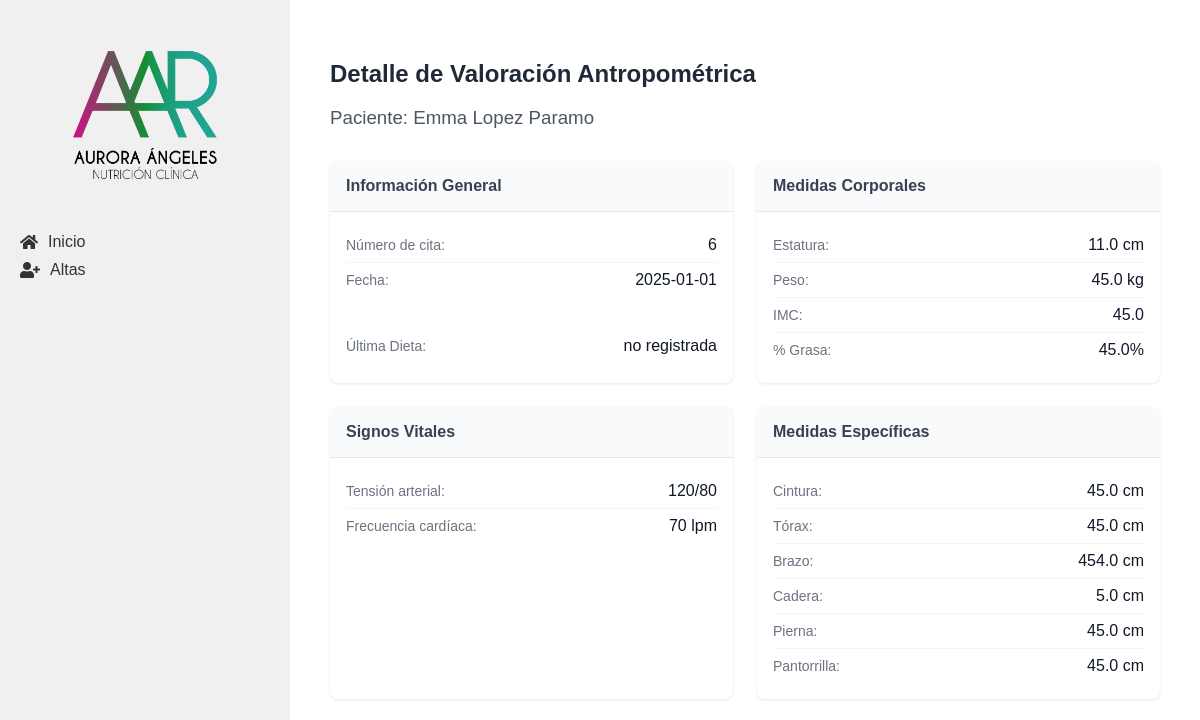
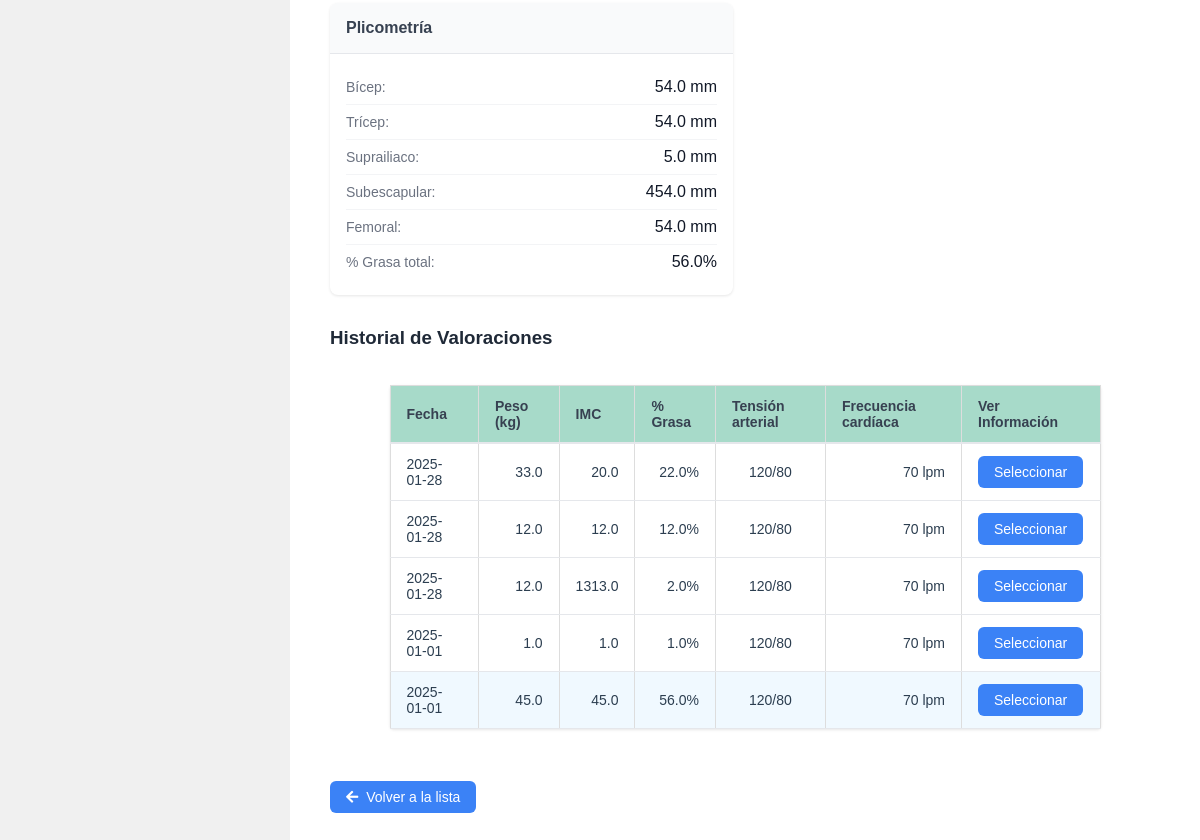
The app's page /valoraciones/8, older data (2 pictures, top to bottom).
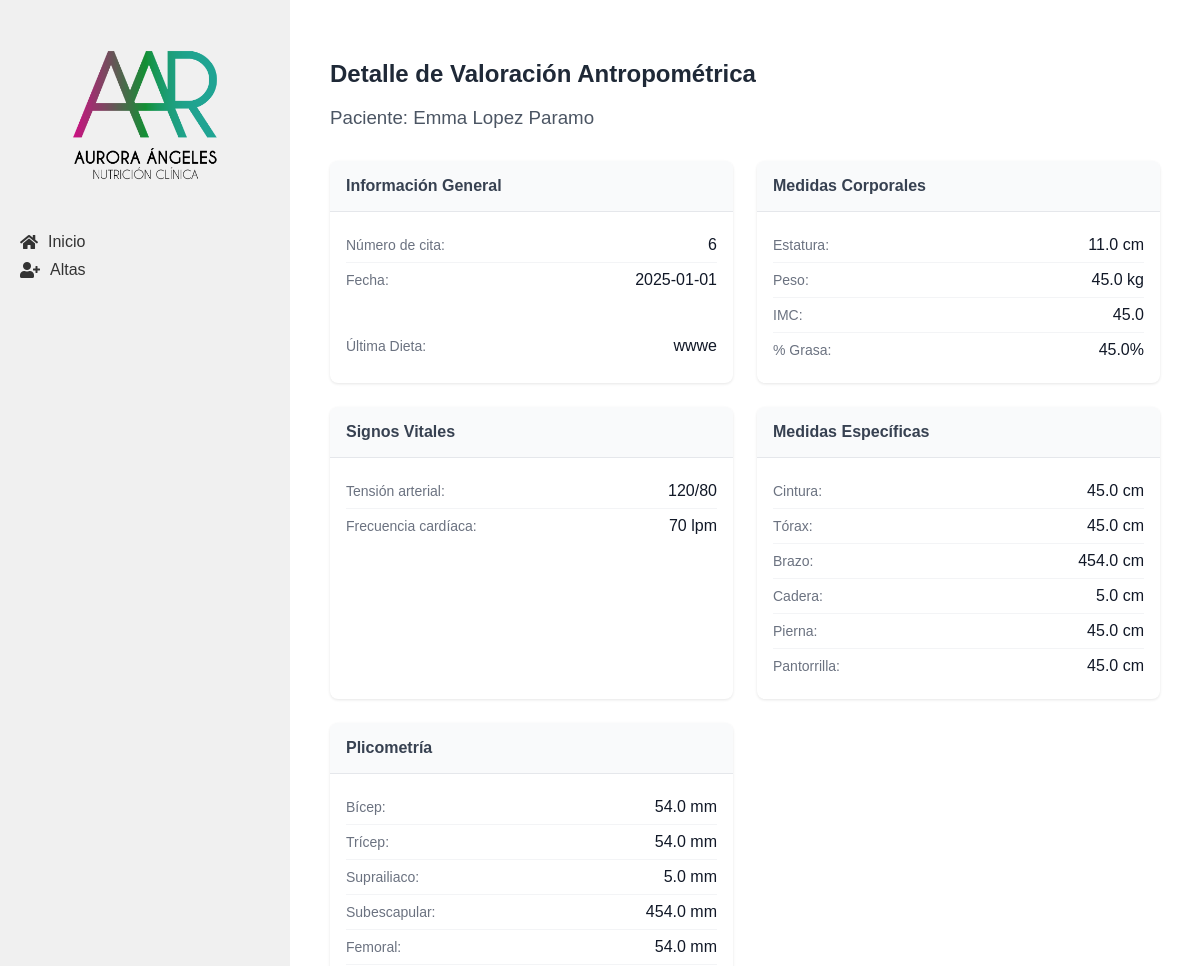
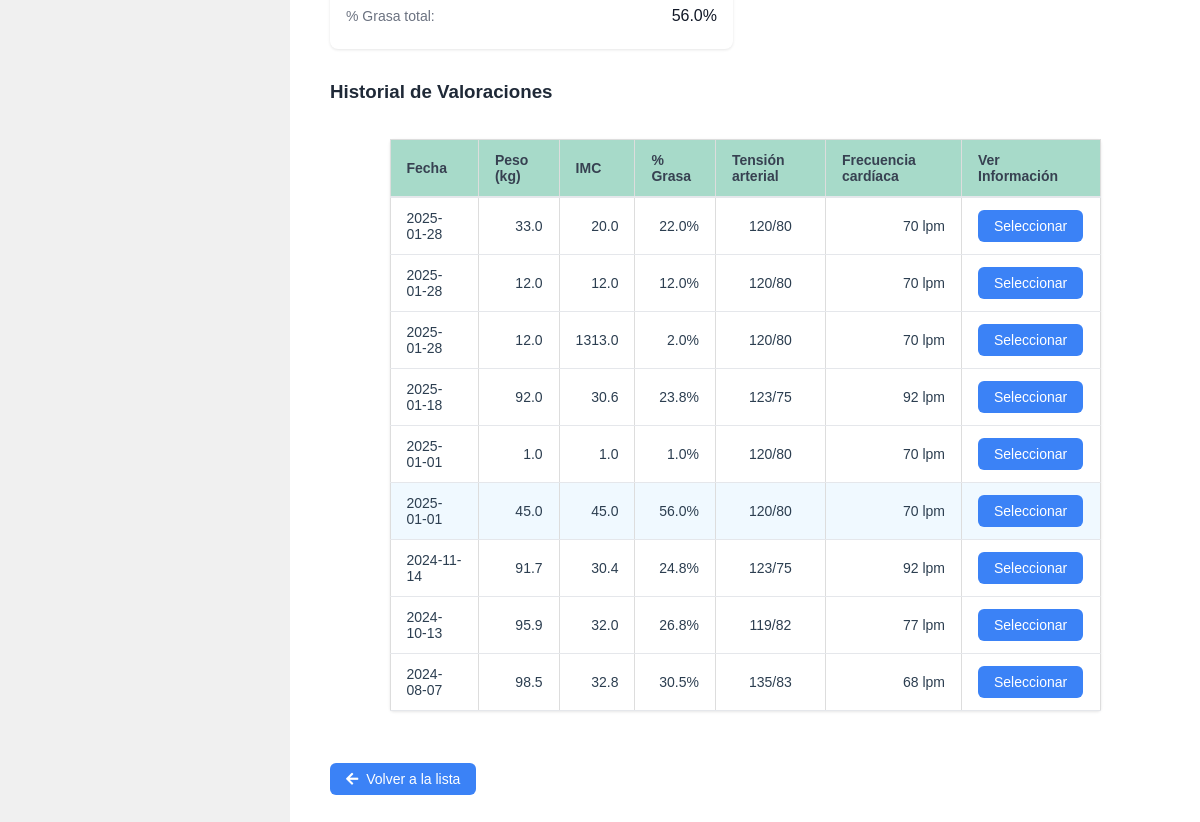
The same page, newer data (2 pictures, top to bottom).
### tables this page shows
CREATE TABLE "valoracion_antropometrica" (
    id INTEGER PRIMARY KEY AUTOINCREMENT,
    paciente_id INTEGER NOT NULL,
    numero_cita INTEGER NOT NULL,
    fecha DATE NOT NULL,
    estatura FLOAT NOT NULL,
    peso FLOAT NOT NULL,
    imc FLOAT NOT NULL,
    grasa FLOAT NOT NULL,
    cintura FLOAT NOT NULL,
    torax FLOAT NOT NULL,
    brazo FLOAT NOT NULL,
    cadera FLOAT NOT NULL,
    pierna FLOAT NOT NULL,
    pantorrilla FLOAT NOT NULL,
    tension_arterial TEXT NOT NULL,
    frecuencia_cardiaca INTEGER NOT NULL,
    bicep FLOAT NOT NULL,
    tricep FLOAT NOT NULL,
    suprailiaco FLOAT NOT NULL,
    subescapular FLOAT NOT NULL,
    femoral FLOAT,
    porcentaje_grasa FLOAT NOT NULL,
    ultima_dieta TEXT,
    FOREIGN KEY (paciente_id) REFERENCES pacientes (id)
);

### app/controllers/valoracion_antropometrica.py (the view)
@valoracion.route('/valoraciones/<int:valoracion_id>')
def detalle_valoracion(valoracion_id):
    valoracion = ValoracionAntropometrica.obtener_por_id(valoracion_id)
    if not valoracion:
        flash('Valoración no encontrada', 'error')
        return redirect(url_for('valoracion.todas_valoraciones'))
    paciente = Paciente.obtener_por_id(valoracion['paciente_id'])
    historial_valoraciones = ValoracionAntropometrica.obtener_por_paciente(valoracion['paciente_id'])
    return render_template('detalle_valoracion.html',
                            valoracion=valoracion,
                            paciente=paciente,
                            historial_valoraciones=historial_valoraciones)

### app/db.py (called while the page is built)
def get_db():
    if 'db' not in g:
        g.db = sqlite3.connect(
            'pacientes.db',
            detect_types=sqlite3.PARSE_DECLTYPES
        )
        g.db.row_factory = sqlite3.Row
    return g.db

def query_db(query, args=(), one=False):
    cur = get_db().execute(query, args)
    rv = cur.fetchall()
    cur.close()
    return (rv[0] if rv else None) if one else rv

### app/models/paciente.py (called while the page is built)
    @staticmethod
    def obtener_por_id(id):
        return query_db('SELECT * FROM pacientes WHERE id = ?', [id], one=True)

### app/models/valoracion_antropometrica.py (called while the page is built)
    @staticmethod
    def obtener_por_paciente(paciente_id):
        return query_db('''
            SELECT * FROM valoracion_antropometrica
            WHERE paciente_id = ?
            ORDER BY fecha DESC
        ''', [paciente_id])

    @staticmethod
    def obtener_por_id(valoracion_id):
        return query_db('SELECT * FROM valoracion_antropometrica WHERE id = ?', [valoracion_id], one=True)

### app/templates/detalle_valoracion.html (shortened to what the changed rows need)
{% extends "base.html" %}
{% block content %}
<div class="valoracion-container">
    <header class="valoracion-header">
        <h2>Detalle de Valoración Antropométrica</h2>
    </header>
    <div class="valoracion-grid">
        <div class="valoracion-card">
            <div class="valoracion-card__content">
                <div class="data-item">
                    <span class="data-label">Número de cita:</span>
                    <span class="data-value">{{ valoracion['numero_cita'] }}</span>
                </div>
                <div class="data-item">
                    <span class="data-label">Fecha:</span>
                    <span class="data-value">{{ valoracion['fecha'] }}</span>
                </div>
            </div>
            <div class="valoracion-card__content">
                <div class="data-item">
                    <span class="data-label">Última Dieta:</span>
                    <span class="data-value">{{ valoracion['ultima_dieta'] or 'No registrada' }}</span>
                </div>
            </div>
        </div>
        <div class="valoracion-card">
            <div class="valoracion-card__content">
                <div class="data-item">
                    <span class="data-label">Estatura:</span>
                    <span class="data-value">{{ valoracion['estatura'] }} cm</span>
                </div>
                <div class="data-item">
                    <span class="data-label">Peso:</span>
                    <span class="data-value">{{ valoracion['peso'] }} kg</span>
                </div>
                <div class="data-item">
                    <span class="data-label">IMC:</span>
                    <span class="data-value">{{ valoracion['imc'] }}</span>
                </div>
                <div class="data-item">
                    <span class="data-label">% Grasa:</span>
                    <span class="data-value">{{ valoracion['grasa'] }}%</span>
                </div>
            </div>
        </div>
        <div class="valoracion-card">
            <div class="valoracion-card__content">
                <div class="data-item">
                    <span class="data-label">Tensión arterial:</span>
                    <span class="data-value">{{ valoracion['tension_arterial'] }}</span>
                </div>
                <div class="data-item">
                    <span class="data-label">Frecuencia cardíaca:</span>
                    <span class="data-value">{{ valoracion['frecuencia_cardiaca'] }} lpm</span>
                </div>
            </div>
        </div>
        <div class="valoracion-card">
            <div class="valoracion-card__content">
                <div class="data-item">
                    <span class="data-label">Cintura:</span>
                    <span class="data-value">{{ valoracion['cintura'] }} cm</span>
                </div>
                <div class="data-item">
                    <span class="data-label">Tórax:</span>
                    <span class="data-value">{{ valoracion['torax'] }} cm</span>
                </div>
                <div class="data-item">
                    <span class="data-label">Brazo:</span>
                    <span class="data-value">{{ valoracion['brazo'] }} cm</span>
                </div>
                <div class="data-item">
                    <span class="data-label">Cadera:</span>
                    <span class="data-value">{{ valoracion['cadera'] }} cm</span>
                </div>
                <div class="data-item">
                    <span class="data-label">Pierna:</span>
                    <span class="data-value">{{ valoracion['pierna'] }} cm</span>
                </div>
                <div class="data-item">
                    <span class="data-label">Pantorrilla:</span>
                    <span class="data-value">{{ valoracion['pantorrilla'] }} cm</span>
                </div>
            </div>
        </div>
        <div class="valoracion-card">
            <div class="valoracion-card__content">
                <div class="data-item">
                    <span class="data-label">Bícep:</span>
                    <span class="data-value">{{ valoracion['bicep'] }} mm</span>
                </div>
                <div class="data-item">
                    <span class="data-label">Trícep:</span>
                    <span class="data-value">{{ valoracion['tricep'] }} mm</span>
                </div>
                <div class="data-item">
                    <span class="data-label">Suprailiaco:</span>
                    <span class="data-value">{{ valoracion['suprailiaco'] }} mm</span>
                </div>
                <div class="data-item">
                    <span class="data-label">Subescapular:</span>
                    <span class="data-value">{{ valoracion['subescapular'] }} mm</span>
                </div>
                {% if valoracion['femoral'] %}
                <div class="data-item">
                    <span class="data-label">Femoral:</span>
                    <span class="data-value">{{ valoracion['femoral'] }} mm</span>
                </div>
                {% endif %}
                <div class="data-item">
                    <span class="data-label">% Grasa total:</span>
                    <span class="data-value">{{ valoracion['porcentaje_grasa'] }}%</span>
                </div>
            </div>
        </div>
    </div>
    <div class="valoracion-history">
        <div class="table-container">
            <table class="table">
                <thead>
                    <tr>
                        <th class="table__header">Fecha</th>
                        <th class="table__header">Peso (kg)</th>
                        <th class="table__header">IMC</th>
                        <th class="table__header">% Grasa</th>
                        <th class="table__header">Tensión arterial</th>
                        <th class="table__header">Frecuencia cardíaca</th>
                        <th class="table__header">Ver Información</th>
                    </tr>
                </thead>
                <tbody>
                    {% for val in historial_valoraciones %}
                    <tr class="{{ 'current-row' if val['id'] == valoracion['id'] else '' }}">
                        <td class="table__cell">{{ val['fecha'] }}</td>
                        <td class="table__cell text-right">{{ val['peso'] }}</td>
                        <td class="table__cell text-right">{{ val['imc'] }}</td>
                        <td class="table__cell text-right">{{ val['porcentaje_grasa'] }}%</td>
                        <td class="table__cell text-center">{{ val['tension_arterial'] }}</td>
                        <td class="table__cell text-right">{{ val['frecuencia_cardiaca'] }} lpm</td>
                        <td class="table__cell">
                            <a href="{{ url_for('valoracion.detalle_valoracion', valoracion_id=val['id']) }}"
                                class="action-button">Seleccionar</a>
                        </td>
                    </tr>
                    {% endfor %}
                </tbody>
            </table>
        </div>
    </div>
</div>
{% endblock %}

Row changes from the older to the newer data that the page shows:
changed valoracion_antropometrica: ultima_dieta "no registrada" → "wwwe"
added valoracion_antropometrica: fecha "2025-01-18", peso "92.0", imc "30.6", porcentaje_grasa "23.8", tension_arterial "123/75", frecuencia_cardiaca "92"
added valoracion_antropometrica: fecha "2024-11-14", peso "91.7", imc "30.4", porcentaje_grasa "24.8", tension_arterial "123/75", frecuencia_cardiaca "92"
added valoracion_antropometrica: fecha "2024-10-13", peso "95.9", imc "32.0", porcentaje_grasa "26.8", tension_arterial "119/82", frecuencia_cardiaca "77"
added valoracion_antropometrica: fecha "2024-08-07", peso "98.5", imc "32.8", porcentaje_grasa "30.5", tension_arterial "135/83", frecuencia_cardiaca "68"
